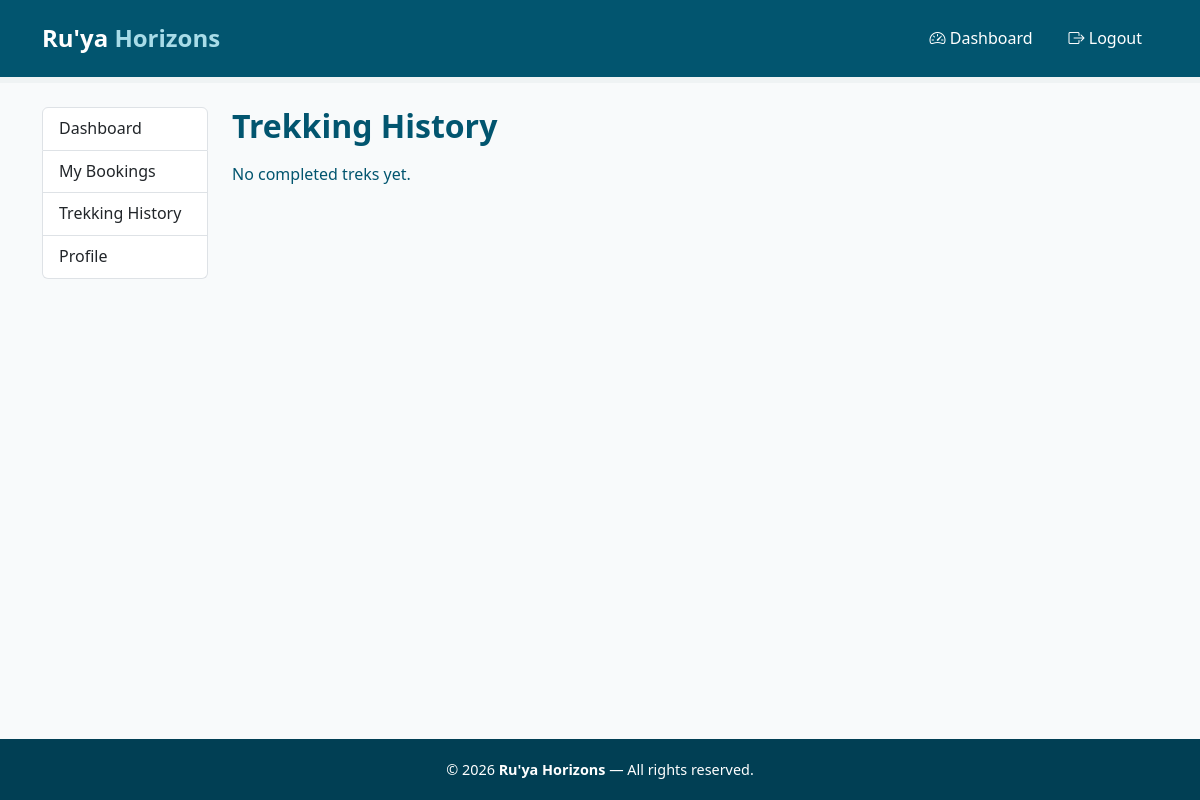
/user/history (signed in), run on an earlier commit of the app's database.
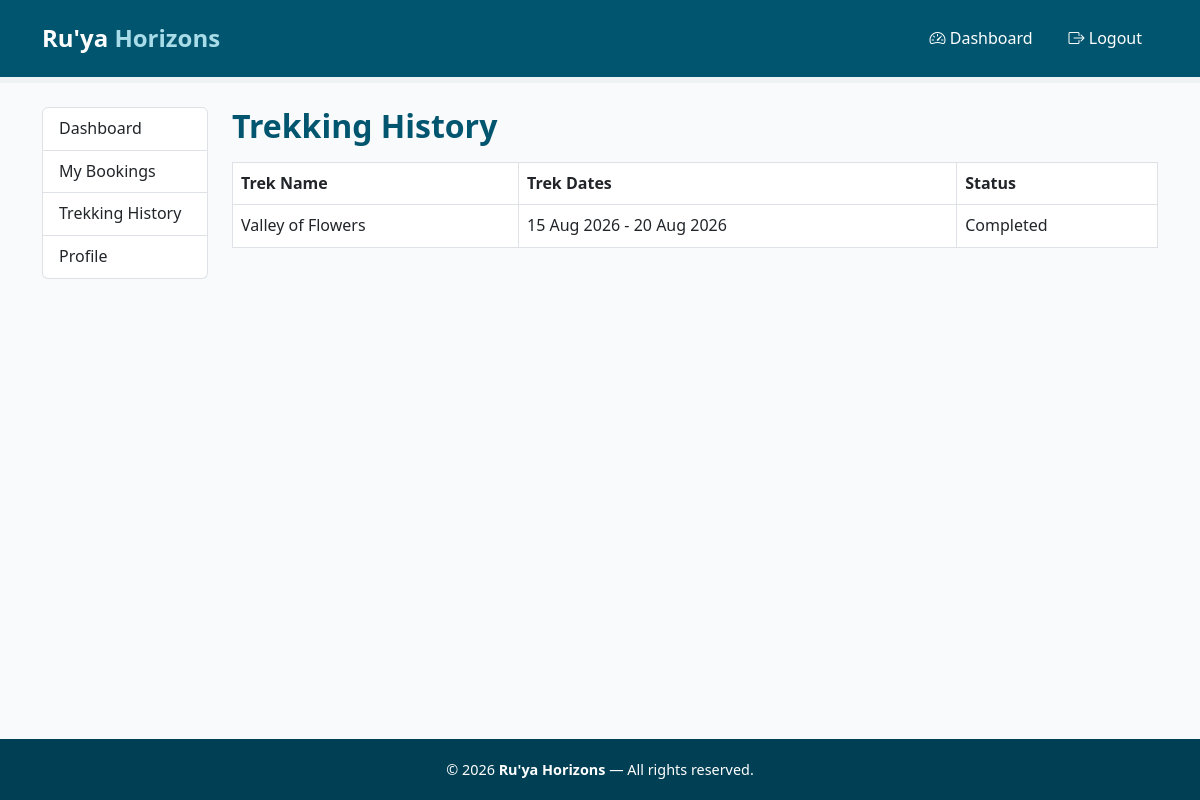
And on a later commit of the database.
### models.py (models this page shows)
class Booking(db.Model):
    __tablename__ = 'booking'
    id = db.Column(db.Integer, primary_key=True)
    user_id = db.Column(db.Integer, db.ForeignKey('user.id'), nullable=False)
    trek_id = db.Column(db.Integer, db.ForeignKey('trek.id'), nullable=False)
    booking_date = db.Column(db.DateTime, default=datetime.utcnow)
    status = db.Column(db.String(50), default='Booked') # booked, cancelled, completed
    payment_status = db.Column(db.String(50), default='Pending') # pending, completed, failed

class Trek(db.Model):
    __tablename__ = 'trek'
    id = db.Column(db.Integer, primary_key=True)
    name = db.Column(db.String(150), nullable=False)
    location = db.Column(db.String(150), nullable=False)
    difficulty = db.Column(db.String(50), nullable=False)
    duration = db.Column(db.Integer, nullable=False)
    total_slots = db.Column(db.Integer, nullable=False)
    available_slots = db.Column(db.Integer, nullable=False)
    status = db.Column(db.String(50), default='Pending') # pending, approved, open, closed, completed
    start_date = db.Column(db.Date, nullable=False)
    end_date = db.Column(db.Date, nullable=False)
    description = db.Column(db.Text, nullable=False)
    price = db.Column(db.Float, nullable=False)
    assigned_staff_id = db.Column(db.Integer, db.ForeignKey('staff.id'), nullable=True)
    bookings = db.relationship('Booking', backref='trek', lazy=True)

### app.py (the view)
@app.route('/user/history')
@login_required
def user_trekking_history():
    if current_user.role != 'trekker':
        return "Access denied: Trekkers only", 403
    completed_bookings = Booking.query.filter_by(
        user_id=current_user.id,
        status='Completed'
    ).order_by(Booking.booking_date.desc()).all()
    return render_template('user_trekking_history.html', completed_bookings=completed_bookings)

### app.py (called while the page is built)
@login_manager.user_loader
def load_user(user_id):
    return User.query.get(int(user_id))

### templates/user_trekking_history.html (shortened to what this page needs)
{% extends "base.html" %}
{% block content %}
<div class="container my-4">
    <div class="row">
        {% include "user_sidebar.html" %}
        <div class="col-md-9 col-lg-10">
            <h2 class="page-heading">Trekking History</h2>
            {% if completed_bookings %}
            <table class="table table-bordered mt-3">
                <thead>
                    <tr>
                        <th>Trek Name</th>
                        <th>Trek Dates</th>
                        <th>Status</th>
                    </tr>
                </thead>
                <tbody>
                    {% for booking in completed_bookings %}
                    <tr>
                        <td>{{ booking.trek.name }}</td>
                        <td>{{ booking.trek.start_date.strftime('%d %b %Y') }} - {{ booking.trek.end_date.strftime('%d %b %Y') }}</td>
                        <td>{{ booking.status }}</td>
                    </tr>
                    {% endfor %}
                </tbody>
            </table>
            {% else %}
            <p class="mt-3">No completed treks yet.</p>
            {% endif %}
        </div>
    </div>
</div>
{% endblock %}

What changed in the data, as far as the page shows it:
added Booking: trek.name "Valley of Flowers", trek.start_date "15 Aug 2026", trek.end_date "20 Aug 2026", status "Completed"
Also different on the page:
text no longer shown: "No completed treks yet."
text now shown: "Trek Name Trek Dates Status"
